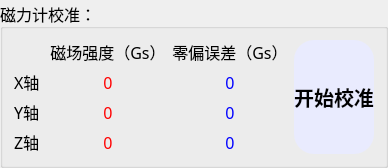
    <widget class="QGroupBox" name="groupBox_5">
     <property name="sizePolicy">
      <sizepolicy hsizetype="Expanding" vsizetype="Expanding">
       <horstretch>0</horstretch>
       <verstretch>0</verstretch>
      </sizepolicy>
     </property>
     <property name="minimumSize">
      <size>
       <width>0</width>
       <height>0</height>
      </size>
     </property>
     <property name="font">
      <font>
       <family>3ds</family>
       <pointsize>12</pointsize>
      </font>
     </property>
     <property name="styleSheet">
      <string>QLabel
{ 
	color: rgb(255, 0, 0); 
} </string>
     </property>
     <property name="title">
      <string>磁力计校准：</string>
     </property>
     <property name="alignment">
      <set>Qt::AlignLeading|Qt::AlignLeft|Qt::AlignVCenter</set>
     </property>
     <property name="flat">
      <bool>false</bool>
     </property>
     <property name="checkable">
      <bool>false</bool>
     </property>
     <layout class="QHBoxLayout" name="horizontalLayout_2">
      <item>
       <layout class="QGridLayout" name="gridLayout_3">
        <item row="1" column="2">
         <widget class="QLabel" name="label_30">
          <property name="sizePolicy">
           <sizepolicy hsizetype="Expanding" vsizetype="Expanding">
            <horstretch>0</horstretch>
            <verstretch>0</verstretch>
           </sizepolicy>
          </property>
          <property name="minimumSize">
           <size>
            <width>30</width>
            <height>20</height>
           </size>
          </property>
          <property name="font">
           <font>
            <family>3ds</family>
            <pointsize>12</pointsize>
           </font>
          </property>
          <property name="styleSheet">
           <string notr="true">QLabel
{ 
	color: rgb(0, 0, 0); 
} </string>
          </property>
          <property name="text">
           <string>零偏误差（Gs）</string>
          </property>
          <property name="alignment">
           <set>Qt::AlignCenter</set>
          </property>
         </widget>
        </item>
        <item row="2" column="2">
         <widget class="QLabel" name="mx_offset">
          <property name="sizePolicy">
           <sizepolicy hsizetype="Expanding" vsizetype="Expanding">
            <horstretch>0</horstretch>
            <verstretch>0</verstretch>
           </sizepolicy>
          </property>
          <property name="minimumSize">
           <size>
            <width>50</width>
            <height>20</height>
           </size>
          </property>
          <property name="font">
           <font>
            <family>微软雅黑</family>
            <pointsize>12</pointsize>
            <weight>50</weight>
            <bold>false</bold>
           </font>
          </property>
          <property name="styleSheet">
           <string notr="true">QLabel
{ 
	color: rgb(0, 0, 255); 
} </string>
          </property>
          <property name="text">
           <string>0</string>
          </property>
          <property name="alignment">
           <set>Qt::AlignCenter</set>
          </property>
         </widget>
        </item>
        <item row="3" column="1">
         <widget class="QLabel" name="my">
          <property name="sizePolicy">
           <sizepolicy hsizetype="Expanding" vsizetype="Expanding">
            <horstretch>0</horstretch>
            <verstretch>0</verstretch>
           </sizepolicy>
          </property>
          <property name="minimumSize">
           <size>
            <width>50</width>
            <height>20</height>
           </size>
          </property>
          <property name="font">
           <font>
            <family>微软雅黑</family>
            <pointsize>12</pointsize>
            <weight>50</weight>
            <bold>false</bold>
           </font>
          </property>
          <property name="styleSheet">
           <string notr="true">QLabel
{ 
	color: rgb(255, 0, 0); 
} </string>
          </property>
          <property name="text">
           <string>0</string>
          </property>
          <property name="alignment">
           <set>Qt::AlignCenter</set>
          </property>
         </widget>
        </item>
        <item row="2" column="0">
         <widget class="QLabel" name="label_35">
          <property name="sizePolicy">
           <sizepolicy hsizetype="Fixed" vsizetype="Expanding">
            <horstretch>0</horstretch>
            <verstretch>0</verstretch>
           </sizepolicy>
          </property>
          <property name="minimumSize">
           <size>
            <width>30</width>
            <height>20</height>
           </size>
          </property>
          <property name="font">
           <font>
            <family>3ds</family>
            <pointsize>12</pointsize>
           </font>
          </property>
          <property name="styleSheet">
           <string notr="true">QLabel
{ 
	color: rgb(0, 0, 0); 
} </string>
          </property>
          <property name="text">
           <string>X轴</string>
          </property>
         </widget>
        </item>
        <item row="4" column="2">
         <widget class="QLabel" name="mz_offset">
          <property name="sizePolicy">
           <sizepolicy hsizetype="Expanding" vsizetype="Expanding">
            <horstretch>0</horstretch>
            <verstretch>0</verstretch>
           </sizepolicy>
          </property>
          <property name="minimumSize">
           <size>
            <width>50</width>
            <height>20</height>
           </size>
          </property>
          <property name="font">
           <font>
            <family>微软雅黑</family>
            <pointsize>12</pointsize>
            <weight>50</weight>
            <bold>false</bold>
           </font>
          </property>
          <property name="styleSheet">
           <string notr="true">QLabel
{ 
	color: rgb(0, 0, 255); 
} </string>
          </property>
          <property name="text">
           <string>0</string>
          </property>
          <property name="alignment">
           <set>Qt::AlignCenter</set>
          </property>
         </widget>
        </item>
        <item row="3" column="0">
         <widget class="QLabel" name="label_34">
          <property name="sizePolicy">
           <sizepolicy hsizetype="Fixed" vsizetype="Expanding">
            <horstretch>0</horstretch>
            <verstretch>0</verstretch>
           </sizepolicy>
          </property>
          <property name="minimumSize">
           <size>
            <width>30</width>
            <height>20</height>
           </size>
          </property>
          <property name="font">
           <font>
            <family>3ds</family>
            <pointsize>12</pointsize>
           </font>
          </property>
          <property name="styleSheet">
           <string notr="true">QLabel
{ 
	color: rgb(0, 0, 0); 
} </string>
          </property>
          <property name="text">
           <string>Y轴</string>
          </property>
         </widget>
        </item>
        <item row="2" column="1">
         <widget class="QLabel" name="mx">
          <property name="sizePolicy">
           <sizepolicy hsizetype="Expanding" vsizetype="Expanding">
            <horstretch>0</horstretch>
            <verstretch>0</verstretch>
           </sizepolicy>
          </property>
          <property name="minimumSize">
           <size>
            <width>50</width>
            <height>20</height>
           </size>
          </property>
          <property name="font">
           <font>
            <family>微软雅黑</family>
            <pointsize>12</pointsize>
            <weight>50</weight>
            <bold>false</bold>
           </font>
          </property>
          <property name="styleSheet">
           <string notr="true">QLabel
{ 
	color: rgb(255, 0, 0); 
} </string>
          </property>
          <property name="text">
           <string>0</string>
          </property>
          <property name="alignment">
           <set>Qt::AlignCenter</set>
          </property>
         </widget>
        </item>
        <item row="4" column="0">
         <widget class="QLabel" name="label_33">
          <property name="sizePolicy">
           <sizepolicy hsizetype="Fixed" vsizetype="Expanding">
            <horstretch>0</horstretch>
            <verstretch>0</verstretch>
           </sizepolicy>
          </property>
          <property name="minimumSize">
           <size>
            <width>30</width>
            <height>20</height>
           </size>
          </property>
          <property name="font">
           <font>
            <family>3ds</family>
            <pointsize>12</pointsize>
           </font>
          </property>
          <property name="styleSheet">
           <string notr="true">QLabel
{ 
	color: rgb(0, 0, 0); 
} </string>
          </property>
          <property name="text">
           <string>Z轴</string>
          </property>
         </widget>
        </item>
        <item row="4" column="1">
         <widget class="QLabel" name="mz">
          <property name="sizePolicy">
           <sizepolicy hsizetype="Expanding" vsizetype="Expanding">
            <horstretch>0</horstretch>
            <verstretch>0</verstretch>
           </sizepolicy>
          </property>
          <property name="minimumSize">
           <size>
            <width>50</width>
            <height>20</height>
           </size>
          </property>
          <property name="font">
           <font>
            <family>微软雅黑</family>
            <pointsize>12</pointsize>
            <weight>50</weight>
            <bold>false</bold>
           </font>
          </property>
          <property name="styleSheet">
           <string notr="true">QLabel
{ 
	color: rgb(255, 0, 0); 
} </string>
          </property>
          <property name="text">
           <string>0</string>
          </property>
          <property name="alignment">
           <set>Qt::AlignCenter</set>
          </property>
         </widget>
        </item>
        <item row="1" column="1">
         <widget class="QLabel" name="label_32">
          <property name="sizePolicy">
           <sizepolicy hsizetype="Expanding" vsizetype="Expanding">
            <horstretch>0</horstretch>
            <verstretch>0</verstretch>
           </sizepolicy>
          </property>
          <property name="minimumSize">
           <size>
            <width>30</width>
            <height>20</height>
           </size>
          </property>
          <property name="font">
           <font>
            <family>3ds</family>
            <pointsize>12</pointsize>
           </font>
          </property>
          <property name="styleSheet">
           <string notr="true">QLabel
{ 
	color: rgb(0, 0, 0); 
} </string>
          </property>
          <property name="text">
           <string>磁场强度（Gs）</string>
          </property>
          <property name="alignment">
           <set>Qt::AlignCenter</set>
          </property>
         </widget>
        </item>
        <item row="3" column="2">
         <widget class="QLabel" name="my_offset">
          <property name="sizePolicy">
           <sizepolicy hsizetype="Expanding" vsizetype="Expanding">
            <horstretch>0</horstretch>
            <verstretch>0</verstretch>
           </sizepolicy>
          </property>
          <property name="minimumSize">
           <size>
            <width>50</width>
            <height>20</height>
           </size>
          </property>
          <property name="font">
           <font>
            <family>微软雅黑</family>
            <pointsize>12</pointsize>
            <weight>50</weight>
            <bold>false</bold>
           </font>
          </property>
          <property name="styleSheet">
           <string notr="true">QLabel
{ 
	color: rgb(0, 0, 255); 
} </string>
          </property>
          <property name="text">
           <string>0</string>
          </property>
          <property name="alignment">
           <set>Qt::AlignCenter</set>
          </property>
         </widget>
        </item>
        <item row="1" column="3" rowspan="4">
         <widget class="QPushButton" name="mag_cal_start">
          <property name="sizePolicy">
           <sizepolicy hsizetype="Expanding" vsizetype="Expanding">
            <horstretch>0</horstretch>
            <verstretch>0</verstretch>
           </sizepolicy>
          </property>
          <property name="font">
           <font>
            <family>3ds</family>
            <pointsize>15</pointsize>
            <weight>75</weight>
            <bold>true</bold>
           </font>
          </property>
          <property name="styleSheet">
           <string notr="true">QPushButton 
{ 
	background-color: rgb(233,235,254);
	border-radius: 20px; 
	color: rgb(0, 0, 0); 
} 
QPushButton:hover 
{ 
	background-color: rgb(200,235,254);  
}</string>
          </property>
          <property name="text">
           <string>开始校准</string>
          </property>
          <property name="icon">
           <iconset resource="Resources.qrc">
            <normaloff>:/image/mag.png</normaloff>:/image/mag.png</iconset>
          </property>
          <property name="iconSize">
           <size>
            <width>50</width>
            <height>50</height>
           </size>
          </property>
         </widget>
        </item>
       </layout>
      </item>
     </layout>
    </widget>
